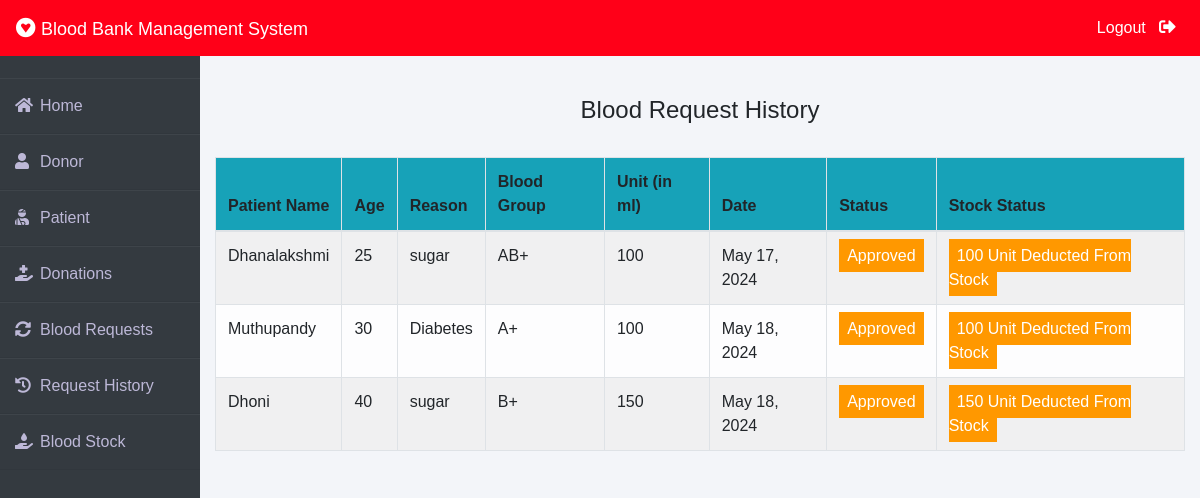
The app's page /admin-request-history (signed in) with its own data.
### blood/models.py (models this page shows, shortened)
class BloodRequest(models.Model):
    request_by_patient=models.ForeignKey(pmodels.Patient,null=True,on_delete=models.CASCADE)
    request_by_donor=models.ForeignKey(dmodels.Donor,null=True,on_delete=models.CASCADE)
    patient_name=models.CharField(max_length=30)
    patient_age=models.PositiveIntegerField()
    reason=models.CharField(max_length=500)
    bloodgroup=models.CharField(max_length=10)
    unit=models.PositiveIntegerField(default=0)
    status=models.CharField(max_length=20,default="Pending")
    date=models.DateField(auto_now=True)

### blood/views.py (the view)
# urls.py: path('admin-request-history', views.admin_request_history_view,name='admin-request-history'),
@login_required(login_url='adminlogin')
def admin_request_history_view(request):
    requests=models.BloodRequest.objects.all().exclude(status='Pending')
    return render(request,'blood/admin_request_history.html',{'requests':requests})

### templates/blood/admin_request_history.html (shortened to what this page needs)
{% extends 'blood/adminbase.html' %}
{% block content %}
{% load widget_tweaks %}
{%load static%}
<head>
</head>
<br><br>
<div class="container">
    <H4 class="text-center">Blood Request History</H4><br>
    <table class="table table-light table-hover table-bordered table-striped">
        <thead class="bg-info">
            <tr>
                <th scope="col">Patient Name</th>
                <th scope="col">Age</th>
                <th scope="col">Reason</th>
                <th scope="col">Blood Group</th>
                <th scope="col">Unit (in ml)</th>
                <th scope="col">Date</th>
                <th scope="col">Status</th>
                <th scope="col">Stock Status</th>
            </tr>
        </thead>
        <tbody>
            {% for t in requests %}
            <tr>
                <td> {{t.patient_name}}</td>
                <td>{{t.patient_age}}</td>
                <td>{{t.reason}}</td>
                <td>{{t.bloodgroup}}</td>
                <td>{{t.unit}}</td>
                <td>{{t.date}}</td>
                {% if t.status == 'Approved' %}
                <td><span class="label warning"> Approved</span></td>
                <td><span class="label warning"> {{t.unit}} Unit Deducted From Stock</span></td>
                {% else %}
                <td><span class="label success">Rejected</span></td>
                <td><span class="label success"> 0 Unit Deducted From Stock</span></td>
                {% endif %}
            </tr>
            {% endfor %}
        </tbody>
    </table>
</div>
{% endblock content %}

### templates/blood/adminbase.html (style rules this page uses)
* { margin: 0; padding: 0; box-sizing: border-box; list-style: none; text-decoration: none; font-family: 'Josefin Sans', sans-serif; }
body { background-color: #f3f5f9; }

### templates/blood/admin_request_history.html (style rules this page uses)
.label { color: white; padding: 8px; }
.warning { background-color: #ff9800; }

### records on screen
BloodRequest: patient_name "Dhanalakshmi", patient_age "25", reason "sugar", bloodgroup "AB+", unit "100", date "May 17, 2024"
BloodRequest: patient_name "Muthupandy", patient_age "30", reason "Diabetes", bloodgroup "A+", unit "100", date "May 18, 2024"
BloodRequest: patient_name "Dhoni", patient_age "40", reason "sugar", bloodgroup "B+", unit "150", date "May 18, 2024"
